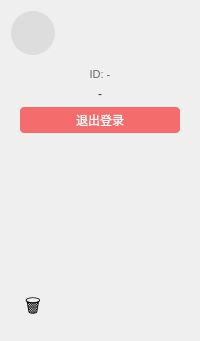
<?xml version="1.0" encoding="UTF-8"?>
<ui version="4.0">
 <class>SidebarWidget</class>
 <widget class="QWidget" name="SidebarWidget">
  <property name="minimumSize">
   <size><width>60</width><height>0</height></size>
  </property>
  <layout class="QVBoxLayout" name="mainLayout">
   <property name="spacing">
    <number>4</number>
   </property>
   <item>
    <widget class="QPushButton" name="avatarBtn">
     <property name="text">
      <string/>
     </property>
     <property name="minimumSize">
      <size><width>44</width><height>44</height></size>
     </property>
     <property name="maximumSize">
      <size><width>44</width><height>44</height></size>
     </property>
     <property name="styleSheet">
      <string notr="true">border-radius: 22px; background-color: #ddd; font-size: 20px;</string>
     </property>
     <property name="flat">
      <bool>true</bool>
     </property>
    </widget>
   </item>
   <item>
    <widget class="QWidget" name="userInfoPanel">
     <property name="visible">
      <bool>false</bool>
     </property>
     <layout class="QVBoxLayout" name="userInfoLayout">
      <item>
       <widget class="QLabel" name="userIdLabel">
        <property name="text">
         <string>ID: -</string>
        </property>
        <property name="alignment">
         <set>Qt::AlignCenter</set>
        </property>
        <property name="styleSheet">
         <string notr="true">font-size: 11px; color: #666;</string>
        </property>
       </widget>
      </item>
      <item>
       <widget class="QLabel" name="userNameLabel">
        <property name="text">
         <string>-</string>
        </property>
        <property name="alignment">
         <set>Qt::AlignCenter</set>
        </property>
        <property name="styleSheet">
         <string notr="true">font-size: 12px; color: #333;</string>
        </property>
       </widget>
      </item>
      <item>
       <widget class="QPushButton" name="logoutBtn">
        <property name="text">
         <string>退出登录</string>
        </property>
        <property name="styleSheet">
         <string notr="true">background-color: #f56c6c; color: white; border-radius: 4px; padding: 4px 8px; font-size: 12px;</string>
        </property>
        <property name="flat">
         <bool>true</bool>
        </property>
       </widget>
      </item>
     </layout>
    </widget>
   </item>
   <item>
    <widget class="QWidget" name="navSeparator">
     <property name="maximumSize">
      <size><width>16777215</width><height>1</height></size>
     </property>
     <property name="styleSheet">
      <string notr="true">background-color: #ddd;</string>
     </property>
    </widget>
   </item>
   <item>
    <widget class="QPushButton" name="chatNavBtn">
     <property name="text">
      <string/>
     </property>
     <property name="minimumSize">
      <size><width>44</width><height>44</height></size>
     </property>
     <property name="maximumSize">
      <size><width>44</width><height>44</height></size>
     </property>
     <property name="styleSheet">
      <string notr="true">border-radius: 8px; font-size: 18px;</string>
     </property>
     <property name="flat">
      <bool>true</bool>
     </property>
     <property name="toolTip">
      <string>聊天</string>
     </property>
    </widget>
   </item>
   <item>
    <widget class="QPushButton" name="contactsNavBtn">
     <property name="text">
      <string/>
     </property>
     <property name="minimumSize">
      <size><width>44</width><height>44</height></size>
     </property>
     <property name="maximumSize">
      <size><width>44</width><height>44</height></size>
     </property>
     <property name="styleSheet">
      <string notr="true">border-radius: 8px; font-size: 18px;</string>
     </property>
     <property name="flat">
      <bool>true</bool>
     </property>
     <property name="toolTip">
      <string>联系人管理</string>
     </property>
    </widget>
   </item>
   <item>
    <spacer name="bottomSpacer">
     <property name="orientation">
      <enum>Qt::Vertical</enum>
     </property>
     <property name="sizeHint" stdset="0">
      <size>
       <width>20</width>
       <height>40</height>
      </size>
     </property>
    </spacer>
   </item>
   <item>
    <widget class="QPushButton" name="clearHistoryBtn">
     <property name="text">
      <string>🗑</string>
     </property>
     <property name="minimumSize">
      <size><width>44</width><height>44</height></size>
     </property>
     <property name="maximumSize">
      <size><width>44</width><height>44</height></size>
     </property>
     <property name="styleSheet">
      <string notr="true">border-radius: 8px; font-size: 18px;</string>
     </property>
     <property name="flat">
      <bool>true</bool>
     </property>
     <property name="toolTip">
      <string>清理聊天记录</string>
     </property>
    </widget>
   </item>
  </layout>
 </widget>
 <resources/>
 <connections/>
</ui>
